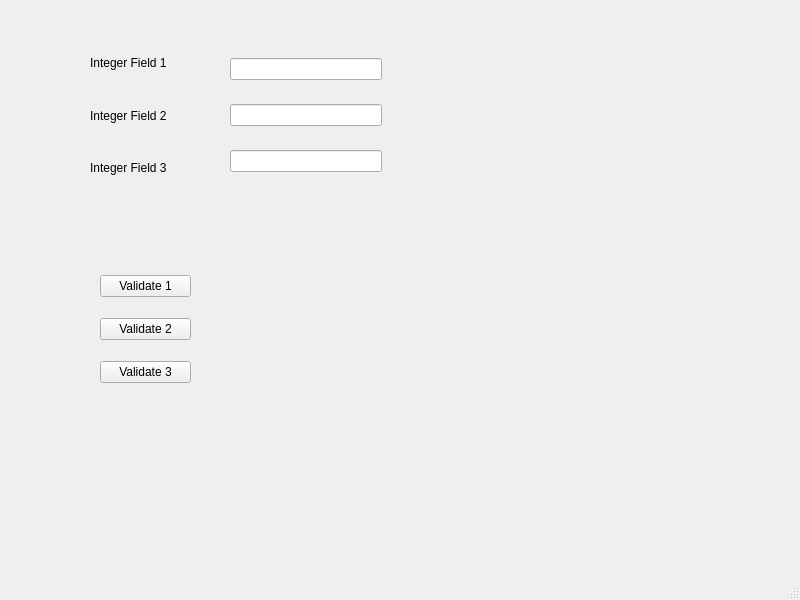
<?xml version="1.0" encoding="UTF-8"?>
<ui version="4.0">
 <class>ValidationWindow</class>
 <widget class="QMainWindow" name="ValidationWindow">
  <property name="geometry">
   <rect>
    <x>0</x>
    <y>0</y>
    <width>800</width>
    <height>600</height>
   </rect>
  </property>
  <property name="windowTitle">
   <string>Validation Window</string>
  </property>
  <widget class="QWidget" name="centralwidget">
   <widget class="QWidget" name="">
    <property name="geometry">
     <rect>
      <x>90</x>
      <y>40</y>
      <width>97</width>
      <height>151</height>
     </rect>
    </property>
    <layout class="QVBoxLayout" name="verticalLayout">
     <item>
      <widget class="QLabel" name="lb_1">
       <property name="text">
        <string>Integer Field 1</string>
       </property>
      </widget>
     </item>
     <item>
      <widget class="QLabel" name="lb_2">
       <property name="text">
        <string>Integer Field 2</string>
       </property>
      </widget>
     </item>
     <item>
      <widget class="QLabel" name="lb_3">
       <property name="text">
        <string>Integer Field 3</string>
       </property>
      </widget>
     </item>
    </layout>
   </widget>
   <widget class="QWidget" name="">
    <property name="geometry">
     <rect>
      <x>100</x>
      <y>260</y>
      <width>91</width>
      <height>141</height>
     </rect>
    </property>
    <layout class="QVBoxLayout" name="verticalLayout_2">
     <item>
      <widget class="QPushButton" name="pb_1">
       <property name="text">
        <string>Validate 1</string>
       </property>
      </widget>
     </item>
     <item>
      <widget class="QPushButton" name="pb_2">
       <property name="text">
        <string>Validate 2</string>
       </property>
      </widget>
     </item>
     <item>
      <widget class="QPushButton" name="pb_3">
       <property name="text">
        <string>Validate 3</string>
       </property>
      </widget>
     </item>
    </layout>
   </widget>
   <widget class="QWidget" name="">
    <property name="geometry">
     <rect>
      <x>230</x>
      <y>40</y>
      <width>152</width>
      <height>151</height>
     </rect>
    </property>
    <layout class="QVBoxLayout" name="verticalLayout_3">
     <item>
      <widget class="QLineEdit" name="le_1"/>
     </item>
     <item>
      <widget class="QLineEdit" name="le_2"/>
     </item>
     <item>
      <widget class="QLineEdit" name="le_3"/>
     </item>
    </layout>
   </widget>
  </widget>
  <widget class="QMenuBar" name="menubar">
   <property name="geometry">
    <rect>
     <x>0</x>
     <y>0</y>
     <width>800</width>
     <height>26</height>
    </rect>
   </property>
  </widget>
  <widget class="QStatusBar" name="statusbar"/>
 </widget>
 <resources/>
 <connections/>
</ui>
